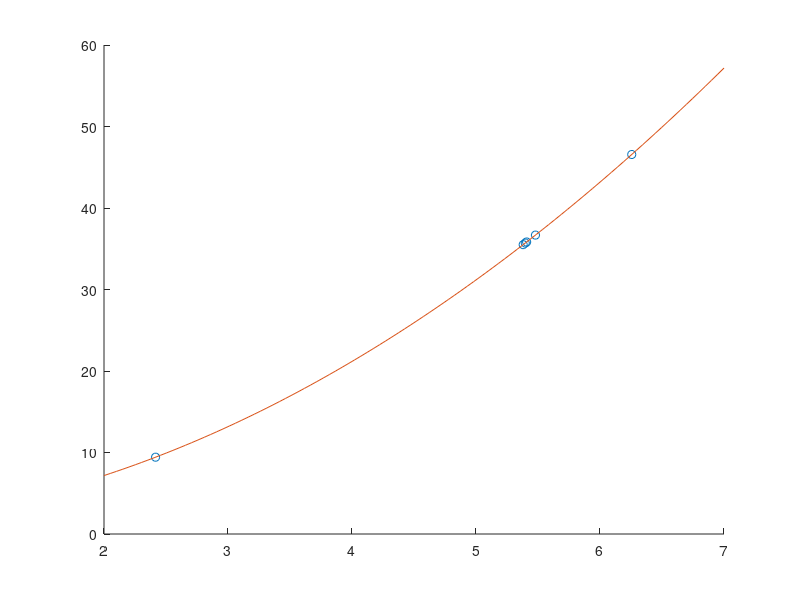

MATLAB code to generate this figure:
function rtn = least_square_quadratic_fit()

a = 1;
b = 1;
c = 1;
px = 2+5*rand(1, 6)';
py = a*px.^2+b*px +c;
pz = py + rand/5;

A = [px.^2 px px./px];
p = A\pz;
x = linspace(2, 7);
z = polyval(p, x);
hold on;
plot(px, pz, 'o');
plot(x, z);
p
end